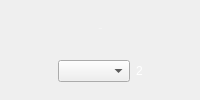
                      <widget class="QWidget" name="widget_p1_sensor_2" native="true">
                       <property name="sizePolicy">
                        <sizepolicy hsizetype="Preferred" vsizetype="Expanding">
                         <horstretch>0</horstretch>
                         <verstretch>0</verstretch>
                        </sizepolicy>
                       </property>
                       <property name="minimumSize">
                        <size>
                         <width>0</width>
                         <height>100</height>
                        </size>
                       </property>
                       <property name="maximumSize">
                        <size>
                         <width>16777215</width>
                         <height>16777215</height>
                        </size>
                       </property>
                       <property name="styleSheet">
                        <string notr="true">QWidget#widget_sensor1 {
    border-image: url(display_widget.png);
    background-repeat: no-repeat;
    background-position: center;
    background-size: cover;
}</string>
                       </property>
                       <layout class="QGridLayout" name="gridLayout_6" rowstretch="0">
                        <item row="0" column="0">
                         <layout class="QVBoxLayout" name="vlayout_p1_sensor_2" stretch="1,1">
                          <item>
                           <layout class="QHBoxLayout" name="horizontalLayout_13">
                            <item>
                             <spacer name="horizontalSpacer_21">
                              <property name="orientation">
                               <enum>Qt::Horizontal</enum>
                              </property>
                              <property name="sizeHint" stdset="0">
                               <size>
                                <width>40</width>
                                <height>20</height>
                               </size>
                              </property>
                             </spacer>
                            </item>
                            <item>
                             <widget class="QLabel" name="lbl_p1_sensor_name_2">
                              <property name="palette">
                               <palette>
                                <active>
                                 <colorrole role="WindowText">
                                  <brush brushstyle="SolidPattern">
                                   <color alpha="255">
                                    <red>255</red>
                                    <green>255</green>
                                    <blue>255</blue>
                                   </color>
                                  </brush>
                                 </colorrole>
                                </active>
                                <inactive>
                                 <colorrole role="WindowText">
                                  <brush brushstyle="SolidPattern">
                                   <color alpha="255">
                                    <red>255</red>
                                    <green>255</green>
                                    <blue>255</blue>
                                   </color>
                                  </brush>
                                 </colorrole>
                                </inactive>
                                <disabled>
                                 <colorrole role="WindowText">
                                  <brush brushstyle="SolidPattern">
                                   <color alpha="255">
                                    <red>120</red>
                                    <green>120</green>
                                    <blue>120</blue>
                                   </color>
                                  </brush>
                                 </colorrole>
                                </disabled>
                               </palette>
                              </property>
                              <property name="font">
                               <font>
                                <family>Arial</family>
                                <pointsize>-1</pointsize>
                               </font>
                              </property>
                              <property name="text">
                               <string>Sensor</string>
                              </property>
                              <property name="scaledContents">
                               <bool>true</bool>
                              </property>
                              <property name="alignment">
                               <set>Qt::AlignCenter</set>
                              </property>
                             </widget>
                            </item>
                            <item>
                             <spacer name="horizontalSpacer_22">
                              <property name="orientation">
                               <enum>Qt::Horizontal</enum>
                              </property>
                              <property name="sizeHint" stdset="0">
                               <size>
                                <width>40</width>
                                <height>20</height>
                               </size>
                              </property>
                             </spacer>
                            </item>
                           </layout>
                          </item>
                          <item>
                           <layout class="QHBoxLayout" name="horizontalLayout_14">
                            <item>
                             <spacer name="horizontalSpacer_23">
                              <property name="orientation">
                               <enum>Qt::Horizontal</enum>
                              </property>
                              <property name="sizeHint" stdset="0">
                               <size>
                                <width>40</width>
                                <height>20</height>
                               </size>
                              </property>
                             </spacer>
                            </item>
                            <item>
                             <widget class="QComboBox" name="combo_p1_sensor_selector_2"/>
                            </item>
                            <item>
                             <widget class="QLabel" name="lbl_p1_sensor_2">
                              <property name="palette">
                               <palette>
                                <active>
                                 <colorrole role="WindowText">
                                  <brush brushstyle="SolidPattern">
                                   <color alpha="255">
                                    <red>255</red>
                                    <green>255</green>
                                    <blue>255</blue>
                                   </color>
                                  </brush>
                                 </colorrole>
                                </active>
                                <inactive>
                                 <colorrole role="WindowText">
                                  <brush brushstyle="SolidPattern">
                                   <color alpha="255">
                                    <red>255</red>
                                    <green>255</green>
                                    <blue>255</blue>
                                   </color>
                                  </brush>
                                 </colorrole>
                                </inactive>
                                <disabled>
                                 <colorrole role="WindowText">
                                  <brush brushstyle="SolidPattern">
                                   <color alpha="255">
                                    <red>120</red>
                                    <green>120</green>
                                    <blue>120</blue>
                                   </color>
                                  </brush>
                                 </colorrole>
                                </disabled>
                               </palette>
                              </property>
                              <property name="text">
                               <string>2</string>
                              </property>
                              <property name="scaledContents">
                               <bool>true</bool>
                              </property>
                              <property name="alignment">
                               <set>Qt::AlignCenter</set>
                              </property>
                             </widget>
                            </item>
                            <item>
                             <spacer name="horizontalSpacer_24">
                              <property name="orientation">
                               <enum>Qt::Horizontal</enum>
                              </property>
                              <property name="sizeHint" stdset="0">
                               <size>
                                <width>40</width>
                                <height>20</height>
                               </size>
                              </property>
                             </spacer>
                            </item>
                           </layout>
                          </item>
                         </layout>
                        </item>
                       </layout>
                      </widget>
